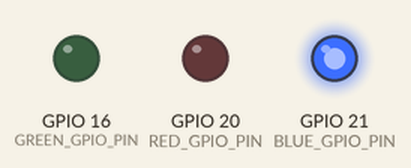
A program run on a simulated Raspberry Pi (BCM pin numbers). Parts: output pins drawn as LEDs (lit = HIGH).

Above: at 0.3 s.
At 7.35 s:
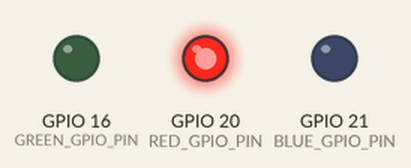
At 19.3 s:
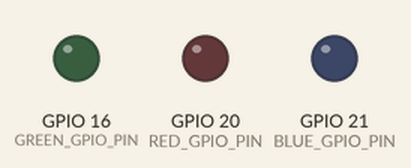
Timing chart, 0 to 26.1 s (numbered marks = the images above):
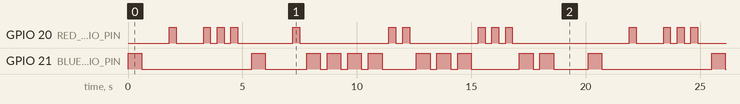

Measured:
- by itself, GPIO 21 (BLUE_GPIO_PIN): moves between LOW and HIGH, repeating every 20.1 s
- by itself, GPIO 20 (RED_GPIO_PIN): repeats every 20.1 s: LOW 1.2 s, 2 × (HIGH 0.30 s, LOW 0.30 s), HIGH 0.30 s, LOW 2.4 s, HIGH 0.30 s, LOW 3.9 s, HIGH 0.30 s, LOW 0.30 s, HIGH 0.30 s, LOW 3.0 s, 2 × (HIGH 0.30 s, LOW 0.30 s), HIGH 0.30 s, LOW 5.1 s, HIGH 0.30 s
- by itself, everything shown: repeats every 20.1 s, in 42 steps

The program:

lab3.py
```python
import RPi.GPIO as GPIO
import time

GPIO.setwarnings(False)
GPIO.setmode(GPIO.BCM)

RED_GPIO_PIN = 20
GREEN_GPIO_PIN = 16
BLUE_GPIO_PIN = 21
GPIO.setup(RED_GPIO_PIN, GPIO.OUT)
GPIO.setup(GREEN_GPIO_PIN, GPIO.OUT)
GPIO.setup(BLUE_GPIO_PIN, GPIO.OUT)

MORSE_CODE_SEQ = {
    'A': '.-',
    'B': '-...',
    'C': '-.-.',
    'D': '-..',
    'E': '.',
    'F': '..-.',
    'G': '--.',
    'H': '....',
    'I': '..',
    'J': '.---',
    'K': '-.-',
    'L': '.-..',
    'M': '--',
    'N': '-.',
    'O': '---',
    'P': '.--.',
    'Q': '--.-',
    'R': '.-.',
    'S': '...',
    'T': '-',
    'U': '..-',
    'V': '...-',
    'W': '.--',
    'X': '-..-',
    'Y': '--..',
    'Z': '-.--',
    '1': '.----',
    '2': '..---',
    '3': '...--',
    '4': '....-',
    '5': '.....',
    '6': '-....',
    '7': '--...',
    '8': '---..',
    '9': '----.',
    '0': '-----'
}
DOT_INTERVAL = 0.3
DASH_INTERVAL = 2 * DOT_INTERVAL
CHAR_INTERVAL = 2 * DASH_INTERVAL

def blink(led_pin, interval):
    GPIO.output(led_pin, GPIO.HIGH)
    time.sleep(interval)
    GPIO.output(led_pin, GPIO.LOW)
    time.sleep(DOT_INTERVAL)

def send_message(message):
    for char in message:
        char = char.upper()
        if char == ' ':
            time.sleep(CHAR_INTERVAL)
        else:
            code = MORSE_CODE_SEQ[char]
            for symbol in code:
                if symbol == '.':
                    blink(RED_GPIO_PIN, DOT_INTERVAL)
                elif symbol == '-':
                    blink(BLUE_GPIO_PIN, DASH_INTERVAL)
            sleep_length = CHAR_INTERVAL - (len(code) * DOT_INTERVAL)
            if sleep_length > 0:
                time.sleep(sleep_length)

try:
    while True:
        send_message("TEST123")
        time.sleep(CHAR_INTERVAL)

except KeyboardInterrupt:
    GPIO.cleanup()
```
